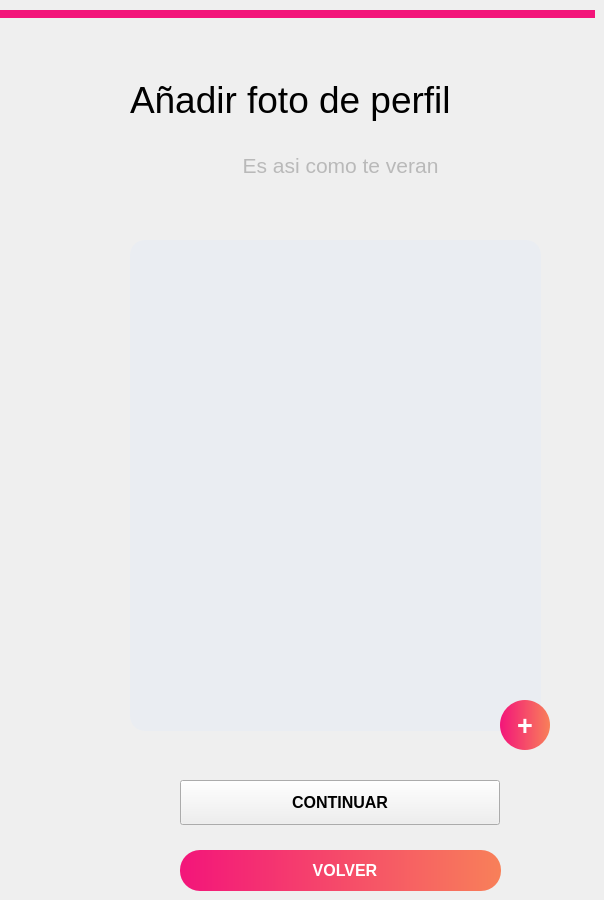
      <widget class="QWidget" name="page_8">
       <widget class="QPushButton" name="pushButton_114">
        <property name="geometry">
         <rect>
          <x>0</x>
          <y>10</y>
          <width>595</width>
          <height>8</height>
         </rect>
        </property>
        <property name="styleSheet">
         <string notr="true">background-color: qlineargradient(spread:pad, x1:0, y1:0, x2:1, y2:0, stop:0 rgba(243, 21, 122, 1), stop:1 rgba(243, 21, 122, 1));
border-radius: 0px;</string>
        </property>
        <property name="text">
         <string/>
        </property>
       </widget>
       <widget class="QLabel" name="label_2">
        <property name="geometry">
         <rect>
          <x>130</x>
          <y>50</y>
          <width>431</width>
          <height>101</height>
         </rect>
        </property>
        <property name="styleSheet">
         <string notr="true">background-color: none;</string>
        </property>
        <property name="text">
         <string>&lt;html&gt;&lt;head/&gt;&lt;body&gt;&lt;p&gt;&lt;span style=&quot; font-size:28pt;&quot;&gt;Añadir foto de perfil&lt;/span&gt;&lt;/p&gt;&lt;/body&gt;&lt;/html&gt;</string>
        </property>
       </widget>
       <widget class="QLabel" name="label_82">
        <property name="geometry">
         <rect>
          <x>100</x>
          <y>120</y>
          <width>481</width>
          <height>91</height>
         </rect>
        </property>
        <property name="styleSheet">
         <string notr="true">background-color: none;</string>
        </property>
        <property name="text">
         <string>&lt;html&gt;&lt;head/&gt;&lt;body&gt;&lt;p&gt;&lt;span style=&quot; font-size:16pt; color:#b9b9b9;&quot;&gt;Es asi como te veran&lt;/span&gt;&lt;/p&gt;&lt;/body&gt;&lt;/html&gt;</string>
        </property>
        <property name="alignment">
         <set>Qt::AlignCenter</set>
        </property>
       </widget>
       <widget class="QLabel" name="lblFoto01">
        <property name="geometry">
         <rect>
          <x>130</x>
          <y>240</y>
          <width>411</width>
          <height>491</height>
         </rect>
        </property>
        <property name="styleSheet">
         <string notr="true">background-color: #eaedf2;
border-radius: 15px;</string>
        </property>
        <property name="text">
         <string/>
        </property>
        <property name="scaledContents">
         <bool>true</bool>
        </property>
       </widget>
       <widget class="QPushButton" name="btnRegisterUser">
        <property name="geometry">
         <rect>
          <x>180</x>
          <y>780</y>
          <width>320</width>
          <height>45</height>
         </rect>
        </property>
        <property name="font">
         <font>
          <pointsize>12</pointsize>
          <weight>75</weight>
          <bold>true</bold>
         </font>
        </property>
        <property name="styleSheet">
         <string notr="true">background-color: qlineargradient(spread:pad, x1:0, y1:0, x2:1, y2:0, stop:0 rgba(243, 21, 122, 1), stop:1 rgba(248, 128, 89, 1));

color: White;
border-radius: 20px;

QPushButtom::pressed{

background-color: gray;
color: Black;
border-radius: 20px;

}</string>
        </property>
        <property name="text">
         <string>CONTINUAR</string>
        </property>
       </widget>
       <widget class="QPushButton" name="btnSelectFoto01">
        <property name="geometry">
         <rect>
          <x>500</x>
          <y>700</y>
          <width>50</width>
          <height>50</height>
         </rect>
        </property>
        <property name="minimumSize">
         <size>
          <width>50</width>
          <height>50</height>
         </size>
        </property>
        <property name="maximumSize">
         <size>
          <width>50</width>
          <height>50</height>
         </size>
        </property>
        <property name="font">
         <font>
          <pointsize>20</pointsize>
          <weight>75</weight>
          <bold>true</bold>
         </font>
        </property>
        <property name="styleSheet">
         <string notr="true">border-radius: 25px;
color: #ffffff;
background-color: qlineargradient(spread:pad, x1:0, y1:0, x2:1, y2:0, stop:0 rgba(243, 21, 122, 1), stop:1 rgba(248, 128, 89, 1));</string>
        </property>
        <property name="text">
         <string>+</string>
        </property>
       </widget>
       <widget class="QPushButton" name="btnVolverAtras_10">
        <property name="geometry">
         <rect>
          <x>180</x>
          <y>850</y>
          <width>321</width>
          <height>41</height>
         </rect>
        </property>
        <property name="font">
         <font>
          <pointsize>12</pointsize>
          <weight>75</weight>
          <bold>true</bold>
         </font>
        </property>
        <property name="styleSheet">
         <string notr="true">background-color: qlineargradient(spread:pad, x1:0, y1:0, x2:1, y2:0, stop:0 rgba(243, 21, 122, 1), stop:1 rgba(248, 128, 89, 1));

color: White;
border-radius: 20px;</string>
        </property>
        <property name="text">
         <string>  VOLVER</string>
        </property>
        <property name="icon">
         <iconset>
          <normaloff>:/img/volver_blanco.png</normaloff>:/img/volver_blanco.png</iconset>
        </property>
        <property name="iconSize">
         <size>
          <width>30</width>
          <height>30</height>
         </size>
        </property>
       </widget>
      </widget>
